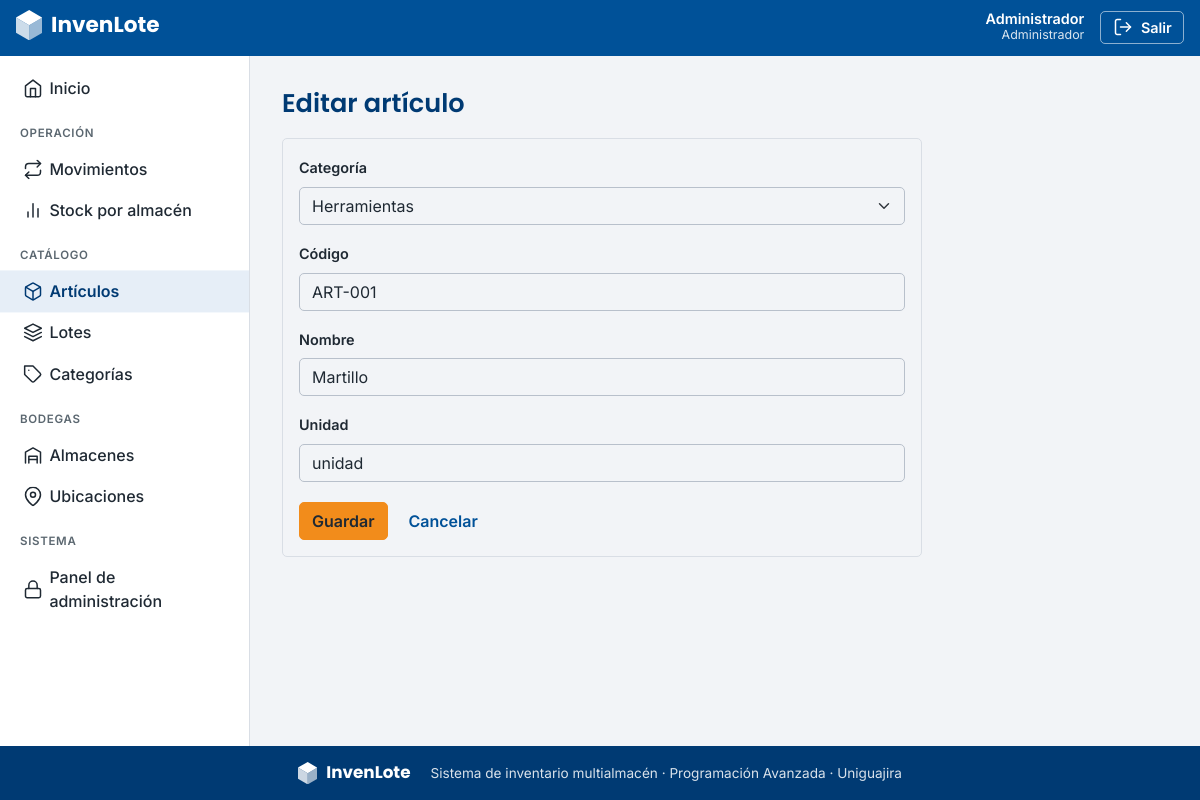
Screenshot of /articulos/1/editar/ (signed in) with the database file from the repository.
### apps/usuarios/models.py (models this page shows, shortened)
class Usuario(AbstractUser):
    class Rol(models.TextChoices):
        ADMIN = "ADMIN", "Administrador"
        JEFE = "JEFE", "Jefe de bodega"
        BODEGUERO = "BODEGUERO", "Bodeguero"
    pk_usu_id = models.BigAutoField(primary_key=True)
    usu_rol = models.CharField("rol", max_length=10, choices=Rol.choices, default=Rol.BODEGUERO)
    class Meta:
        db_table = "tbl_usuario"
        verbose_name = "usuario"
        verbose_name_plural = "usuarios"

### apps/articulos/models.py (models this page shows, shortened)
class Articulo(models.Model):
    pk_art_id = models.BigAutoField(primary_key=True)
    fk_cat = models.ForeignKey(
        "categorias.Categoria", on_delete=models.PROTECT, related_name="articulos", verbose_name="categoría"
    )
    art_codigo = models.CharField("código", max_length=30, unique=True)
    art_nombre = models.CharField("nombre", max_length=100)
    art_unidad = models.CharField("unidad", max_length=20)
    class Meta:
        db_table = "tbl_articulo"
        verbose_name = "artículo"
        verbose_name_plural = "artículos"

### apps/articulos/views.py (the view)
# urls.py: path("<int:pk>/editar/", views.ArticuloEditar.as_view(), name="editar"),
class ArticuloEditar(PermissionRequiredMixin, SuccessMessageMixin, UpdateView):
    model = Articulo
    form_class = ArticuloForm
    permission_required = "articulos.change_articulo"
    success_url = reverse_lazy("articulos:lista")
    success_message = "Cambios guardados."

### apps/articulos/forms.py
class ArticuloForm(BootstrapFormMixin, forms.ModelForm):
    class Meta:
        model = Articulo
        fields = ('fk_cat', 'art_codigo', 'art_nombre', 'art_unidad',)

### apps/categorias/models.py (called while the page is built)
    def __str__(self):
        return self.cat_nombre

### config/context.py (called while the page is built)
def rol_usuario(request):
    usuario = request.user
    if not usuario.is_authenticated:
        return {}
    return {"rol": usuario.get_usu_rol_display()}

### config/forms.py (called while the page is built)
    def full_clean(self):
        super().full_clean()
        for nombre in (self._errors or {}):
            if nombre in self.fields:
                widget = self.fields[nombre].widget
                widget.attrs["class"] = f"{widget.attrs.get('class', '')} is-invalid".strip()

### templates/articulos/articulo_form.html (shortened to what this page needs)
{% extends "crud/formulario.html" %}
{% block titulo_pagina %}{% if object %}Editar artículo{% else %}Nuevo artículo{% endif %}{% endblock %}
{% block cancelar %}{% url 'articulos:lista' %}{% endblock %}

### templates/includes/navbar.html (shortened to what this page needs)
<header class="barra-superior">
  <div class="barra-interna">
    <a class="marca" href="{% url 'inicio' %}" aria-label="InvenLote, ir al inicio">
      {% include "includes/logo.html" with blanco=True %}
    </a>
    {% if user.is_authenticated %}
    <div class="usuario">
      <div class="usuario-datos d-none d-sm-block">
        <div class="usuario-nombre">{{ user.get_full_name|default:user.username }}</div>
        <div class="usuario-rol">{{ rol }}</div>
      </div>
      <form method="post" action="{% url 'logout' %}">
        <button type="submit" class="btn-salir">{% include "includes/icono.html" with nombre="salir" %}<span>Salir</span></button>
      </form>
    </div>
    {% endif %}
  </div>
</header>

### templates/includes/formulario.html (shortened to what this page needs)
{% for campo in form.visible_fields %}
<div class="mb-3">
  <label for="{{ campo.id_for_label }}" class="form-label">{{ campo.label }}</label>
  {{ campo }}
</div>
{% endfor %}

### static/invenlote/app.css (style rules this page uses)
:root { --il-azul: #005198; --il-azul-oscuro: #003A73; --il-naranja: #F28C1B; --il-gris: #F2F4F7; --il-texto: #1F2933; --il-suave: #5B6770; --il-borde: #D9DEE5; --il-rojo: #B3261E; --il-verde: #1E7B3A; --bs-primary: var(--il-azul); --bs-primary-rgb: 0, 81, 152; --bs-link-color: var(--il-azul); --bs-link-color-rgb: 0, 81, 152; --bs-link-hover-color: var(--il-azul-oscuro); --bs-body-color: var(--il-texto); --bs-body-bg: var(--il-gris); --bs-body-font-family: 'Inter', system-ui, -apple-system, 'Segoe UI', sans-serif; --bs-border-color: var(--il-borde); --bs-border-radius: 5px; --bs-border-radius-sm: 5px; --bs-border-radius-lg: 5px; }
body { background: var(--il-gris); color: var(--il-texto); display: flex; flex-direction: column; min-height: 100vh; }
a { text-decoration: none; }
.barra-superior { background: var(--il-azul); color: #fff; position: sticky; top: 0; z-index: 1030; }
.barra-interna { display: flex; align-items: center; gap: .75rem; padding: .6rem 1rem; max-width: 1500px; margin: 0 auto; }
.marca { color: #fff; margin-right: auto; }
.usuario { display: flex; align-items: center; gap: 1rem; }
.usuario-nombre { font-weight: 600; font-size: .9rem; line-height: 1.1; text-align: right; }
.usuario-rol { font-size: .78rem; opacity: .85; text-align: right; }
.btn-salir { background: transparent; color: #fff; border: 1px solid rgba(255,255,255,.55); border-radius: 5px; padding: .3rem .7rem; font-weight: 600; font-size: .9rem; }
.form-label { font-weight: 600; font-size: .9rem; }
.form-control, .form-select { border-radius: 5px; border-color: #B8C0CB; }

### rows the page displays
Usuario: get_full_name "Administrador", first_name "Administrador"
Articulo: visible_fields "Herramientas" "ART-001" "Martillo" "unidad"

### other values shown
{{ campo.label }} "Categoría" "Código" "Nombre" "Unidad"
